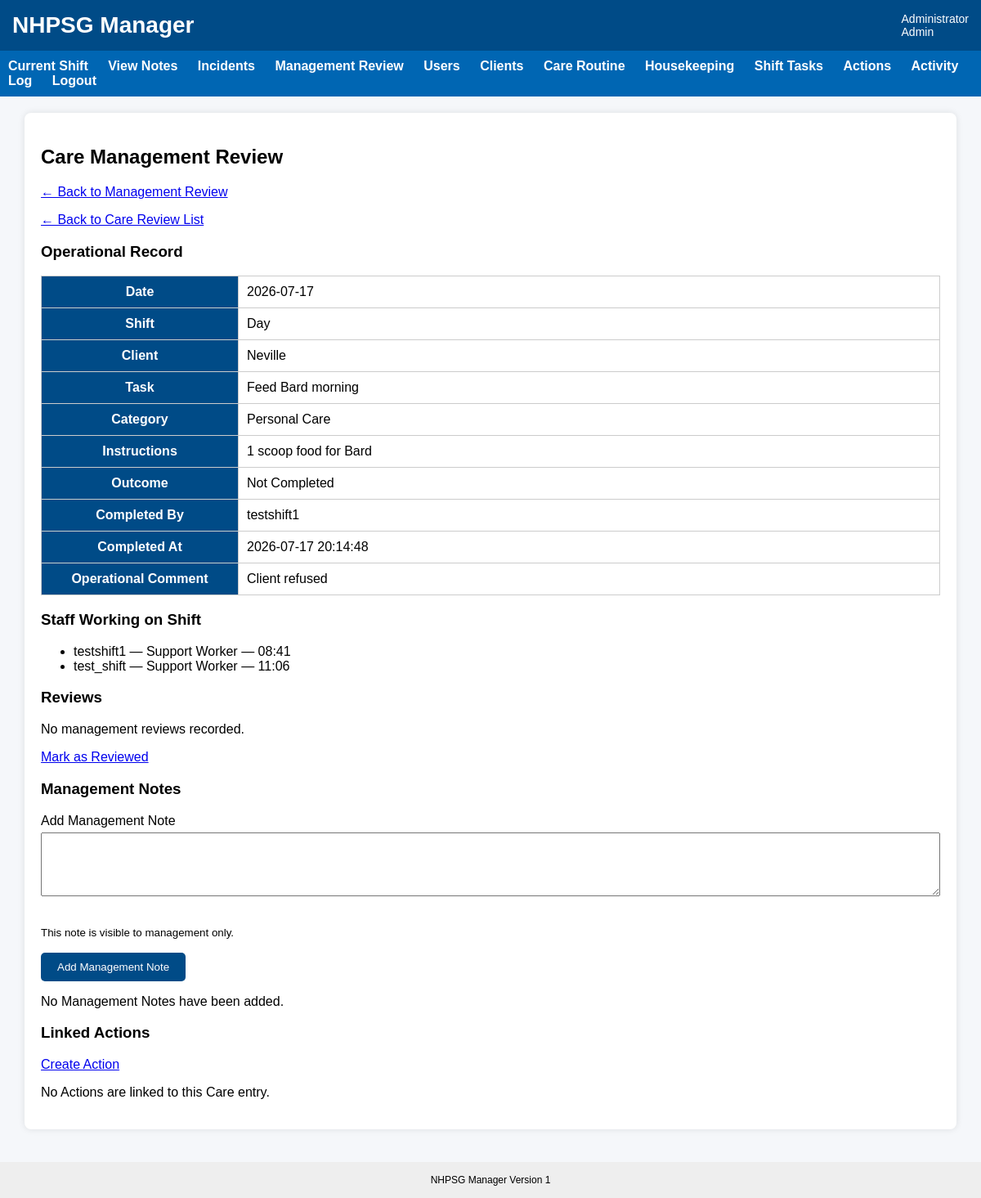
Page /manager-review/care/21 (signed in) on the earlier database version.
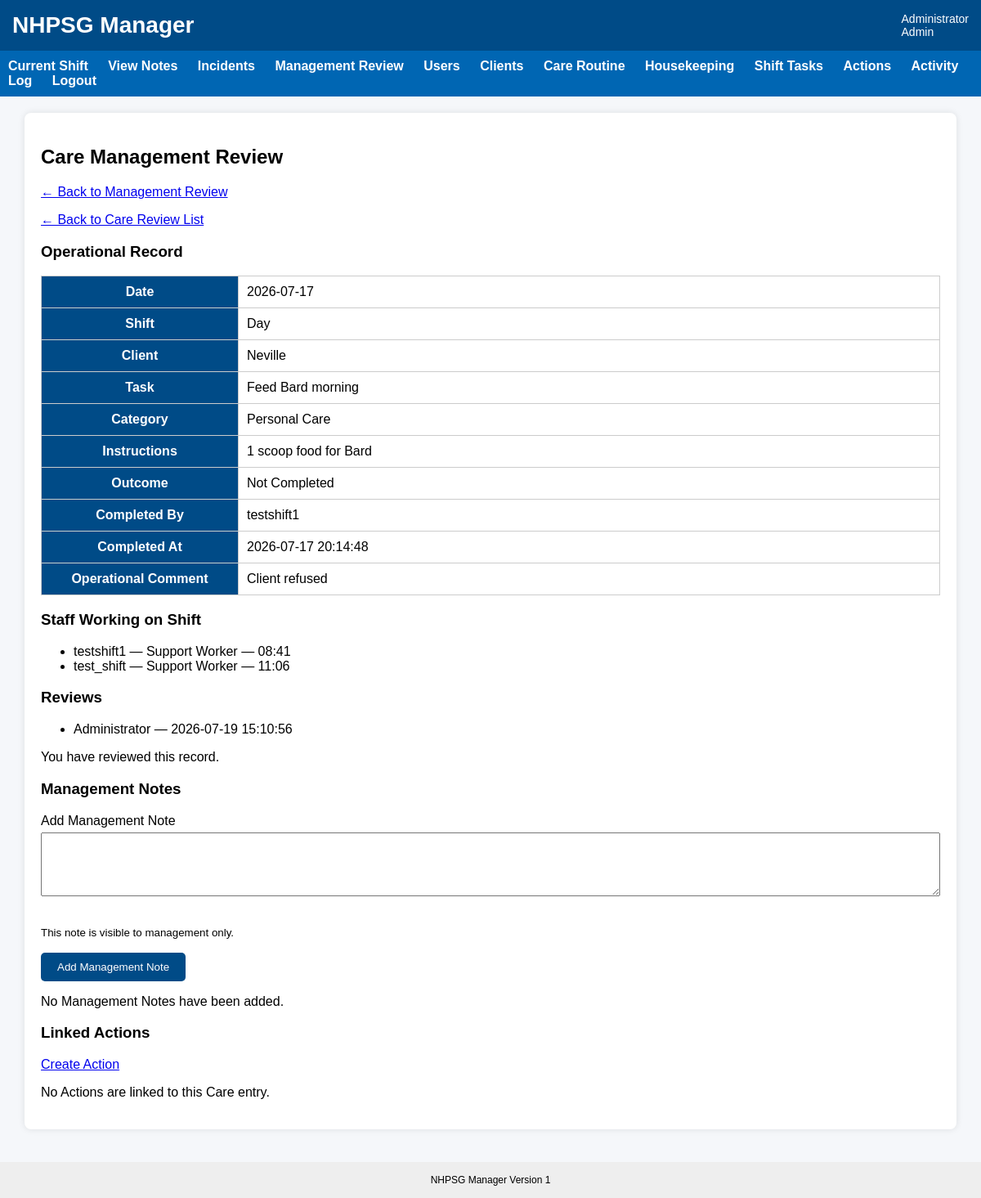
Same page on the later database version.
### tables this page shows
CREATE TABLE "shift_staff" (
	"shift_staff_id"	INTEGER,
	"shift_id"	INTEGER NOT NULL,
	"user_id"	INTEGER NOT NULL,
	"actual_start_time"	TEXT NOT NULL,
	"actual_end_time"	TEXT,
	"sign_on_at"	TEXT DEFAULT CURRENT_TIMESTAMP,
	"sign_off_at"	TEXT,
	"active"	INTEGER NOT NULL DEFAULT 1,
	"start_checklist_completed"	INTEGER DEFAULT 0,
	"end_checklist_completed"	INTEGER DEFAULT 0,
	PRIMARY KEY("shift_staff_id" AUTOINCREMENT)
);

CREATE TABLE users (
    user_id INTEGER PRIMARY KEY AUTOINCREMENT,
    username TEXT UNIQUE NOT NULL,
    password_hash TEXT NOT NULL,
    full_name TEXT NOT NULL,
    role TEXT NOT NULL,
    active INTEGER NOT NULL DEFAULT 1
, must_change_password INTEGER NOT NULL DEFAULT 0, password_reset_at TEXT, password_reset_by INTEGER, last_password_changed_at TEXT);

CREATE TABLE acknowledgements (
    acknowledgement_id INTEGER PRIMARY KEY AUTOINCREMENT,

    source_table TEXT NOT NULL,
    source_id INTEGER NOT NULL,

    user_id INTEGER NOT NULL,

    acknowledged_at TEXT DEFAULT CURRENT_TIMESTAMP,

    comment TEXT, acknowledgement_type TEXT DEFAULT 'Read', active INTEGER DEFAULT 1,

    UNIQUE(source_table, source_id, user_id)
);

### app.py (the view)
@app.route("/manager-review/care/<int:entry_id>")
def care_review_detail(entry_id):
    if "user_id" not in session:
        return redirect(url_for("login"))
    if session["role"] not in [
        "Admin",
        "Program Manager",
        "Director"
    ]:
        return "Access denied", 403
    conn = get_db()
    entry = conn.execute("""
        SELECT
            cte.entry_id,
            cte.shift_id,
            cte.care_task_id,
            cte.outcome,
            cte.comment,
            cte.completed_by_user_id,
            cte.completed_at,

            ct.task_name,
            ct.instructions,
            ct.category_id,

            ctc.category_name,

            completed_by.full_name AS completed_by,

            s.shift_date,
            s.shift_type,
            s.client_id,

            c.client_name

        FROM shift_care_task_entries cte

        JOIN care_tasks ct
            ON cte.care_task_id = ct.care_task_id

        LEFT JOIN care_task_categories ctc
            ON ct.category_id = ctc.category_id

        JOIN users completed_by
            ON cte.completed_by_user_id =
               completed_by.user_id

        JOIN shifts s
            ON cte.shift_id = s.shift_id

        JOIN clients c
            ON s.client_id = c.client_id

        WHERE cte.entry_id = ?
    """, (entry_id,)).fetchone()
    if entry is None:
        conn.close()
        return "Care task entry not found", 404
    reviews = conn.execute("""
        SELECT
            ack.acknowledgement_id,
            ack.user_id,
            ack.acknowledged_at,
            ack.acknowledgement_type,

            u.full_name AS reviewed_by

        FROM acknowledgements ack

        JOIN users u
            ON ack.user_id = u.user_id

        WHERE ack.source_table =
              'shift_care_task_entries'
          AND ack.source_id = ?
          AND ack.active = 1

        ORDER BY
            ack.acknowledged_at ASC,
            ack.acknowledgement_id ASC
    """, (entry_id,)).fetchall()
    current_user_review = conn.execute("""
        SELECT acknowledgement_id
        FROM acknowledgements

        WHERE source_table =
              'shift_care_task_entries'
          AND source_id = ?
          AND user_id = ?
          AND active = 1
    """, (
        entry_id,
        session["user_id"]
    )).fetchone()
    management_notes = get_management_notes(
        conn,
        source_table="shift_care_task_entries",
        source_id=entry_id
    )
    linked_actions = conn.execute("""
        SELECT
            ai.action_id,
            ai.title,
            ai.status,
            ai.priority,
            ai.created_at,

            assigned_to.full_name AS assigned_to

        FROM action_items ai

        LEFT JOIN users assigned_to
            ON ai.assigned_to_user_id =
               assigned_to.user_id

        WHERE ai.source_table =
              'shift_care_task_entries'
          AND ai.source_id = ?

        ORDER BY ai.created_at DESC
    """, (entry_id,)).fetchall()
    shift_staff = conn.execute("""
        SELECT
            u.full_name,
            u.role,
            ss.actual_start_time,
            ss.actual_end_time

        FROM shift_staff ss

        JOIN users u
            ON ss.user_id = u.user_id

        WHERE ss.shift_id = ?

        ORDER BY ss.sign_on_at
    """, (entry["shift_id"],)).fetchall()
    conn.close()
    return render_template(
        "care_review_detail.html",
        entry=entry,
        reviews=reviews,
        current_user_reviewed=(
            current_user_review is not None
        ),
        management_notes=management_notes,
        linked_actions=linked_actions,
        shift_staff=shift_staff
    )

### app.py (called while the page is built, shortened)
@app.before_request
def enforce_session_timeout():
    if "user_id" not in session:
        return None
    if request.endpoint in [
        "static",
        "login",
        "logout",
        "session_timeout"
    ]:
        return None
    current_time = time.time()
    last_activity = session.get("last_activity")
    if last_activity is not None:
        inactive_seconds = current_time - last_activity
    session["last_activity"] = current_time
    return None

@app.context_processor
def inject_session_timeout_settings():
    return {
        "session_timeout_seconds": SESSION_TIMEOUT_SECONDS,
        "session_warning_seconds": SESSION_WARNING_SECONDS
    }

def get_db():
    print("Using database:", os.path.abspath(DB_NAME))
    conn = sqlite3.connect(DB_NAME)
    conn.row_factory = sqlite3.Row
    return conn

### templates/care_review_detail.html (shortened to what the changed rows need)
{% extends "base.html" %}
{% block content %}
<div class="card">
    <h2>Care Management Review</h2>
    <p>
        <a href="{{ url_for("manager_review_hub") }}">
        </a>
    </p>
    <p>
        <a href="{{ url_for('care_review_list') }}">
        </a>
    </p>
    <h3>Operational Record</h3>
    <table class="management-detail-table">
        <tr>
            <th>Date</th>
        </tr>
        <tr>
            <th>Shift</th>
        </tr>
        <tr>
            <th>Client</th>
        </tr>
        <tr>
            <th>Task</th>
        </tr>
        <tr>
            <th>Category</th>
        </tr>
        <tr>
            <th>Instructions</th>
        </tr>
        <tr>
            <th>Outcome</th>
        </tr>
        <tr>
            <th>Completed By</th>
        </tr>
        <tr>
            <th>Completed At</th>
        </tr>
        <tr>
            <th>Operational Comment</th>
        </tr>
    </table>
    <h3>Staff Working on Shift</h3>
    {% if shift_staff %}
        <ul>
            {% for staff_member in shift_staff %}
                <li>
                    {{ staff_member.full_name }}
                    — {{ staff_member.role }}
                    — {{ staff_member.actual_start_time }}
                </li>
            {% endfor %}
        </ul>
    {% else %}
        <p>No shift staff records found.</p>
    {% endif %}
    <h3>Reviews</h3>
    {% if reviews %}
        <ul>
            {% for review in reviews %}
                <li>
                    {{ review.reviewed_by }}
                    — {{ review.acknowledged_at }}
                </li>
            {% endfor %}
        </ul>
    {% else %}
        <p>No management reviews recorded.</p>
    {% endif %}
    {% if not current_user_reviewed %}
        <p>
            <a href="{{ url_for(
                'review_care_entry',
                entry_id=entry.entry_id
            ) }}">
                Mark as Reviewed
            </a>
        </p>
    {% else %}
        <p>You have reviewed this record.</p>
    {% endif %}
    <h3>Management Notes</h3>
    <form
        method="POST"
        action="{{ url_for(
            'add_care_management_note',
            entry_id=entry.entry_id
        ) }}"
    >
        <label for="note_text">
        </label>
        <textarea
            id="note_text"
            name="note_text"
            rows="4"
            required
        ></textarea>
        <p>
        </p>
        <button type="submit">
        </button>
    </form>
    {% if management_notes %}
        {% for note in management_notes %}
            <div class="card">
                <strong>{{ note.created_by_name }}</strong><br>
                <small>
                    {{ note.created_at }}
                    — Management only
                </small>
                <p>{{ note.note_text }}</p>
            </div>
        {% endfor %}
    {% else %}
        <p>No Management Notes have been added.</p>
    {% endif %}
    <h3>Linked Actions</h3>
    <p>
        <a href="{{ url_for(
            'care_action_new',
            entry_id=entry.entry_id
        ) }}">
        </a>
    </p>
    {% if linked_actions %}
        <table>
            <tr>
                <th>Created</th>
                <th>Priority</th>
                <th>Status</th>
                <th>Title</th>
                <th>Assigned To</th>
                <th>View</th>
            </tr>
            {% for action in linked_actions %}
                <tr>
                    <td>{{ action.created_at }}</td>
                    <td>{{ action.priority }}</td>
                    <td>{{ action.status }}</td>
                    <td>{{ action.title }}</td>
                    <td>{{ action.assigned_to or "Unassigned" }}</td>
                    <td>
                        <a href="{{ url_for(
                            'action_detail',
                            action_id=action.action_id
                        ) }}">
                            View
                        </a>
                    </td>
                </tr>
            {% endfor %}
        </table>
    {% else %}
        <p>No Actions are linked to this Care entry.</p>
    {% endif %}
</div>
{% endblock %}

### templates/base.html (shortened to what this page needs)
<!DOCTYPE html>
<html>
<head>
    <link rel="stylesheet"
          href="{{ url_for('static', filename='css/style.css') }}">
</head>
<body>
<div class="header">
    <div class="title">
        NHPSG Manager
    </div>
    <div class="user">
        {% if session.full_name %}
            {{ session.full_name }}
            <br>
            {{ session.role }}
        {% endif %}
    </div>
</div>
{% if session.user_id %}
<div class="nav">
    <a href="{{ url_for('dashboard') }}">
        Current Shift
    </a>
    <a href="{{ url_for('shift_notes') }}">
        View Notes
    </a>
    <a href="{{ url_for('incident_list') }}">
        Incidents
    </a>
    {% if session.role in ["Admin", "Program Manager", "Director"] %}
        <a href="{{ url_for('manager_review_hub') }}">
            Management Review
        </a>
        <a href="{{ url_for('users') }}">
            Users
        </a>
        <a href="{{ url_for('clients') }}">
            Clients
        </a>
        <a href="{{ url_for('care_tasks') }}">
            Care Routine
        </a>
        <a href="{{ url_for('housekeeping_tasks') }}">
            Housekeeping
        </a>
        <a href="{{ url_for('shift_tasks') }}">
            Shift Tasks
        </a>
        <a href="{{ url_for('actions') }}">
            Actions
        </a>
        <a href="{{ url_for('activity_log') }}">
            Activity Log
        </a>
    {% endif %}
    <a href="{{ url_for('logout') }}">
        Logout
    </a>
</div>
{% endif %}
<div class="container">
{% block content %}
{% endblock %}
</div>
<div class="footer">
    NHPSG Manager
    Version 1
</div>
</body>
</html>

Differences in the rows shown:
now on this page (row unchanged): users: full_name "Administrator"
added acknowledgements: reviewed_by "Administrator", acknowledged_at "2026-07-19 15:10:56"
Other differences:
{{ session.full_name }}: "Administrator" → (not shown)
text no longer shown: "No management reviews recorded. Mark as Reviewed"
text now shown: "You have reviewed this record."
